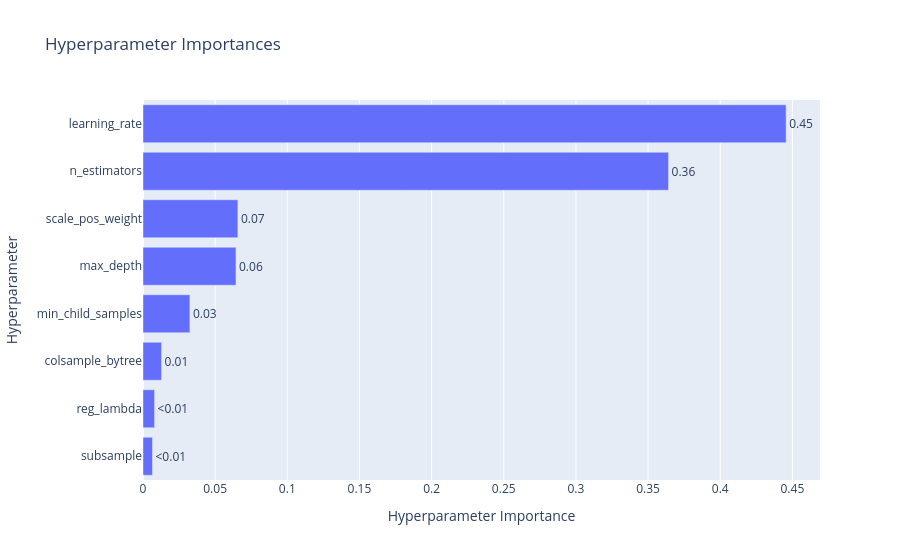

Write notebook code for a chart like this one.
### Markdown cell above
Best parameters found with Optuna:
{'n_estimators': 648, 'learning_rate': 0.054297553521490086, 'max_depth': 12, 'reg_lambda': 0.0111354520659252, 'min_child_samples': 4, 'subsample': 0.6123269588065194, 'colsample_bytree': 0.8340496040796322, 'scale_pos_weight': 1.5523050475722626}



LIGHTGBM FINAL PERFORMANCE (TEST SET)
ROC AUC:  0.9347
Accuracy: 0.8839
0-1 Loss: 0.1161

### Code cell
optuna.visualization.plot_param_importances(study_lgb).show()

### Figure 1 — Plotly figure (JSON) as saved in the notebook; plotly's stock layout.template omitted (floating-point values rounded to 4 significant figures)
{"data": [{"cliponaxis": false, "hovertemplate": ["subsample (FloatDistribution): 0.0065845901624999635<extra></extra>", "reg_lambda (FloatDistribution): 0.008010521439617347<extra></extra>", "colsample_bytree (FloatDistribution): 0.012836033382394689<extra></extra>", "min_child_samples (IntDistribution): 0.03249769298566722<extra></extra>", "max_depth (IntDistribution): 0.06444303805930983<extra></extra>", "scale_pos_weight (FloatDistribution): 0.06575547448846414<extra></extra>", "n_estimators (IntDistribution): 0.36418404512665425<extra></extra>", "learning_rate (FloatDistribution): 0.4456886043553924<extra></extra>"], "name": "Objective Value", "orientation": "h", "text": ["<0.01", "<0.01", "0.01", "0.03", "0.06", "0.07", "0.36", "0.45"], "textposition": "outside", "type": "bar", "x": [0.006585, 0.008011, 0.01284, 0.0325, 0.06444, 0.06576, 0.3642, 0.4457], "y": ["subsample", "reg_lambda", "colsample_bytree", "min_child_samples", "max_depth", "scale_pos_weight", "n_estimators", "learning_rate"]}], "layout": {"title": {"text": "Hyperparameter Importances"}, "xaxis": {"title": {"text": "Hyperparameter Importance"}}, "yaxis": {"title": {"text": "Hyperparameter"}}}}
